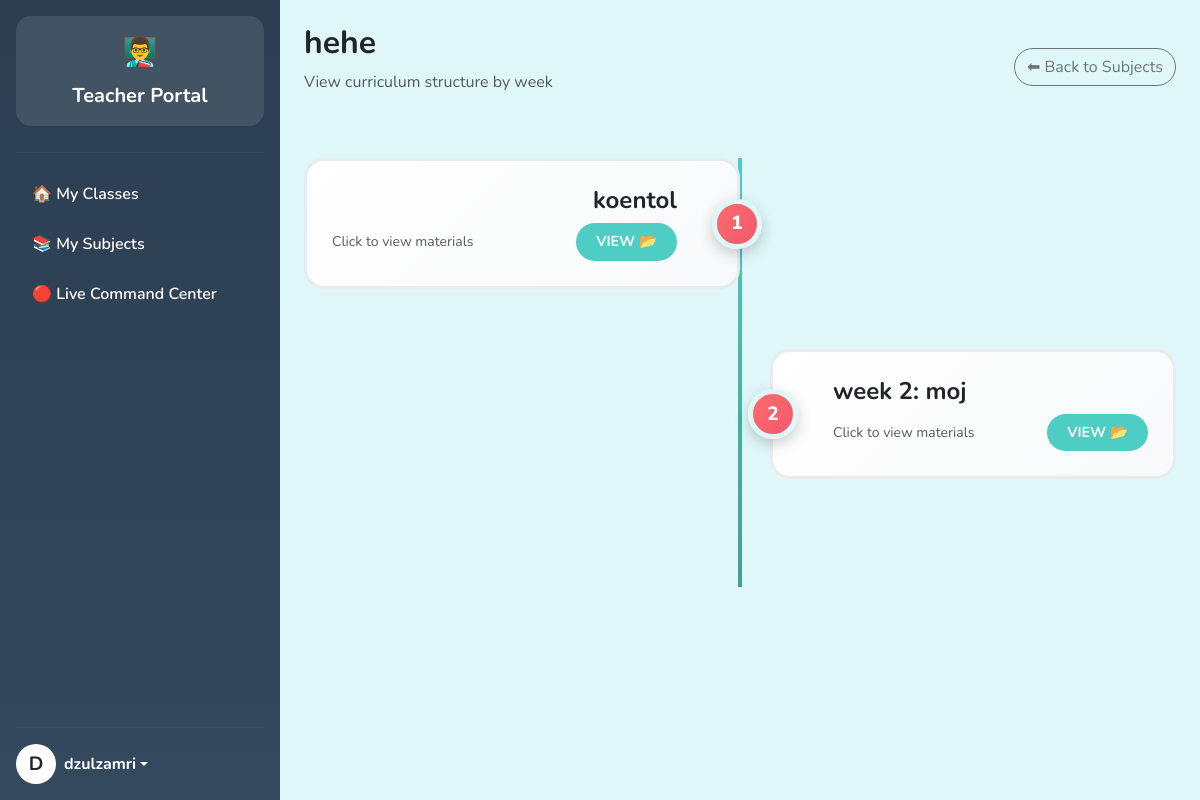
Page /teacher/teacher_subject_weeks.php?subject_id=3 (signed in) on the committed database.
### tables this page shows
CREATE TABLE `subjects` (
  `subject_id` int(11) NOT NULL,
  `name` varchar(100) NOT NULL,
  `description` text DEFAULT NULL,
  `thumbnail` varchar(255) DEFAULT 'default_subject.png',
  `created_at` timestamp NOT NULL DEFAULT current_timestamp()
);

CREATE TABLE `weeks` (
  `week_id` int(11) NOT NULL,
  `subject_id` int(11) NOT NULL,
  `title` varchar(255) NOT NULL,
  `sort_order` int(11) DEFAULT 0,
  `is_visible` tinyint(1) DEFAULT 0
);

### teacher/teacher_subject_weeks.php (the view, shortened to what this page needs)
<?php
require_once '../config/db.php';
$subject_id = $_GET['subject_id'] ?? 0;
$stmt = $pdo->prepare("SELECT * FROM subjects WHERE subject_id = ?");
$stmt->execute([$subject_id]);
$subject = $stmt->fetch();
$stmt = $pdo->prepare("SELECT * FROM weeks WHERE subject_id = ? ORDER BY sort_order");
$stmt->execute([$subject_id]);
$weeks = $stmt->fetchAll();
?>
<!DOCTYPE html>
<html lang="en">
<head>
    <link href="https://cdn.jsdelivr.net/npm/bootstrap@5.3.0/dist/css/bootstrap.min.css" rel="stylesheet">
</head>
<body>
<div class="d-flex">
    <?php include 'sidebar.php'; ?>
    <div class="flex-grow-1 p-4">
        <div class="d-flex justify-content-between align-items-center mb-4">
            <div>
                <h2 class="fw-bold"><?php echo htmlspecialchars($subject['name']); ?></h2>
                <p class="text-muted">View curriculum structure by week</p>
            </div>
            <a href="teacher_subjects.php" class="btn btn-outline-secondary rounded-pill">⬅ Back to Subjects</a>
        </div>
        <?php if (empty($weeks)): ?>
            <div class="text-center py-5">
                <h3>📭 No weeks found for this subject</h3>
                <p class="text-muted">The admin hasn't created any weeks yet.</p>
            </div>
        <?php else: ?>
            <div class="timeline-container py-4">
                <div class="timeline-line"></div>
                <?php foreach($weeks as $index => $week): ?>
                    <div class="week-item">
                        <a href="teacher_week_materials.php?week_id=<?php echo $week['week_id']; ?>" class="week-card <?php echo $index % 2 == 0 ? 'left' : 'right'; ?>">
                            <div class="timeline-badge"><?php echo $index + 1; ?></div>
                            <h4 class="fw-bold text-dark m-0 mb-2"><?php echo htmlspecialchars($week['title']); ?></h4>
                            <div class="d-flex justify-content-between align-items-center">
                                <span class="text-muted small">Click to view materials</span>
                                <span class="game-btn-sm">VIEW 📂</span>
                            </div>
                        </a>
                    </div>
                <?php endforeach; ?>
            </div>
        <?php endif; ?>
    </div>
</div>
</body>
</html>

### teacher/teacher_subject_weeks.php (style rules this page uses)
body { background-color: #E0F7FA; font-family: 'Nunito', sans-serif; }
.timeline-container { position: relative; max-width: 1200px; margin: 0 auto; }
.timeline-line { position: absolute; width: 4px; background: linear-gradient(180deg, #4ECDC4 0%, #44A08D 100%); height: 100%; left: 50%; transform: translateX(-50%); z-index: 1; }
.week-item { position: relative; margin-bottom: 60px; z-index: 10; }
.week-card { background: linear-gradient(135deg, #ffffff 0%, #f8f9fa 100%); border-radius: 20px; border: 3px solid #e9ecef; padding: 25px; cursor: pointer; transition: all 0.3s; position: relative; text-decoration: none; display: block; }
.left { text-align: right; padding-right: 60px; margin-right: 50%; }
.right { text-align: left; padding-left: 60px; margin-left: 50%; margin-left: calc(50% + 30px); }
.timeline-badge { position: absolute; background: linear-gradient(135deg, #FF6B6B 0%, #EE5A6F 100%); color: white; width: 50px; height: 50px; border-radius: 50%; display: flex; align-items: center; justify-content: center; font-weight: 800; font-size: 1.2rem; border: 5px solid #E0F7FA; box-shadow: 0 5px 15px rgba(0,0,0,0.2); z-index: 20; }
.left .timeline-badge { right: -25px; top: 50%; transform: translateY(-50%); }
.right .timeline-badge { left: -25px; top: 50%; transform: translateY(-50%); }
.game-btn-sm { background: #4ECDC4; color: white; padding: 8px 20px; border-radius: 20px; font-weight: 700; font-size: 0.9rem; border: none; transition: all 0.2s; }

### rows in the picture
subjects: name "hehe"
weeks: title "koentol"
weeks: title "week 2: moj"

### other values in the picture
substr($name, 0, 1) "D"
$_SESSION['full_name'] "dzulzamri"
